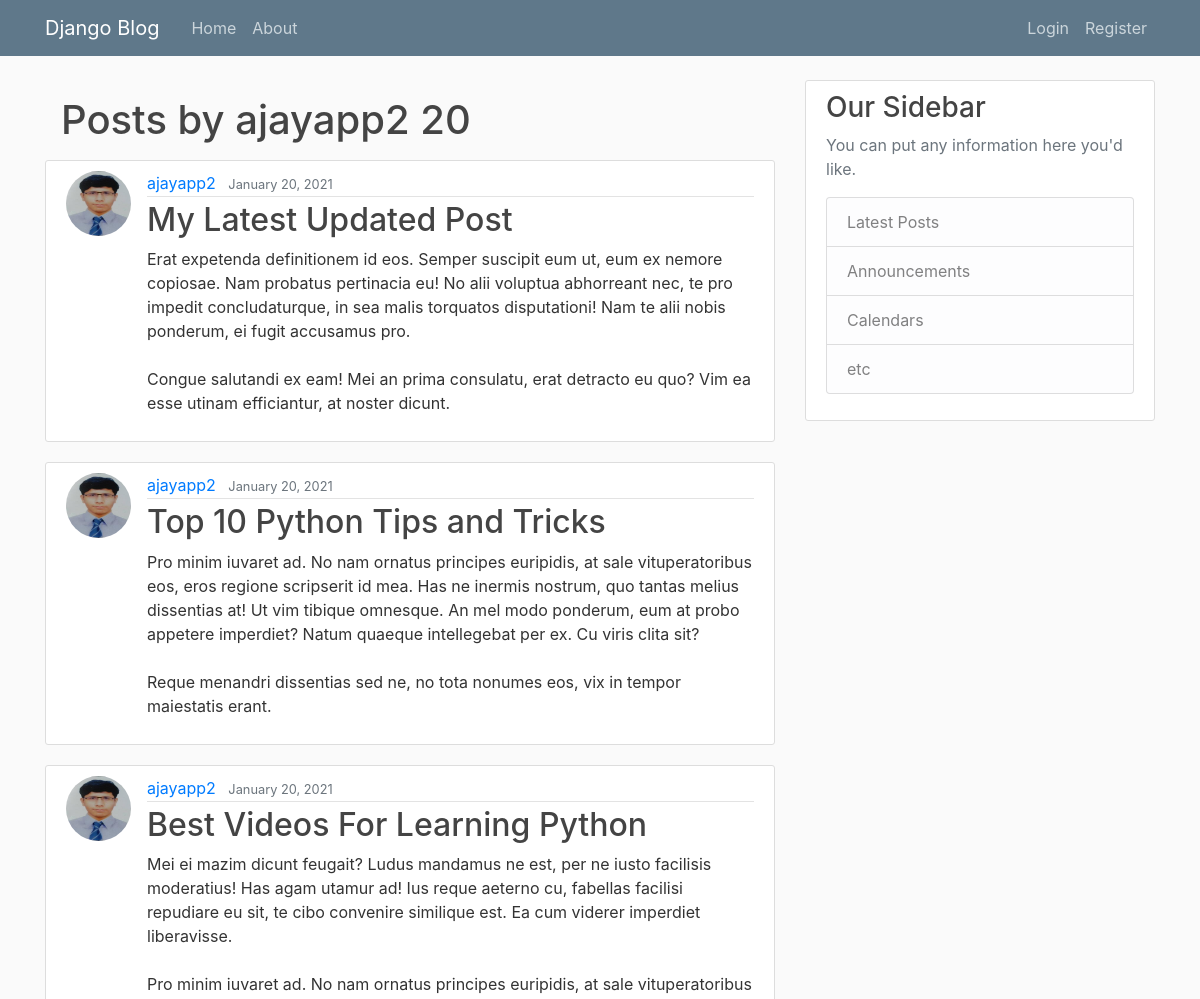
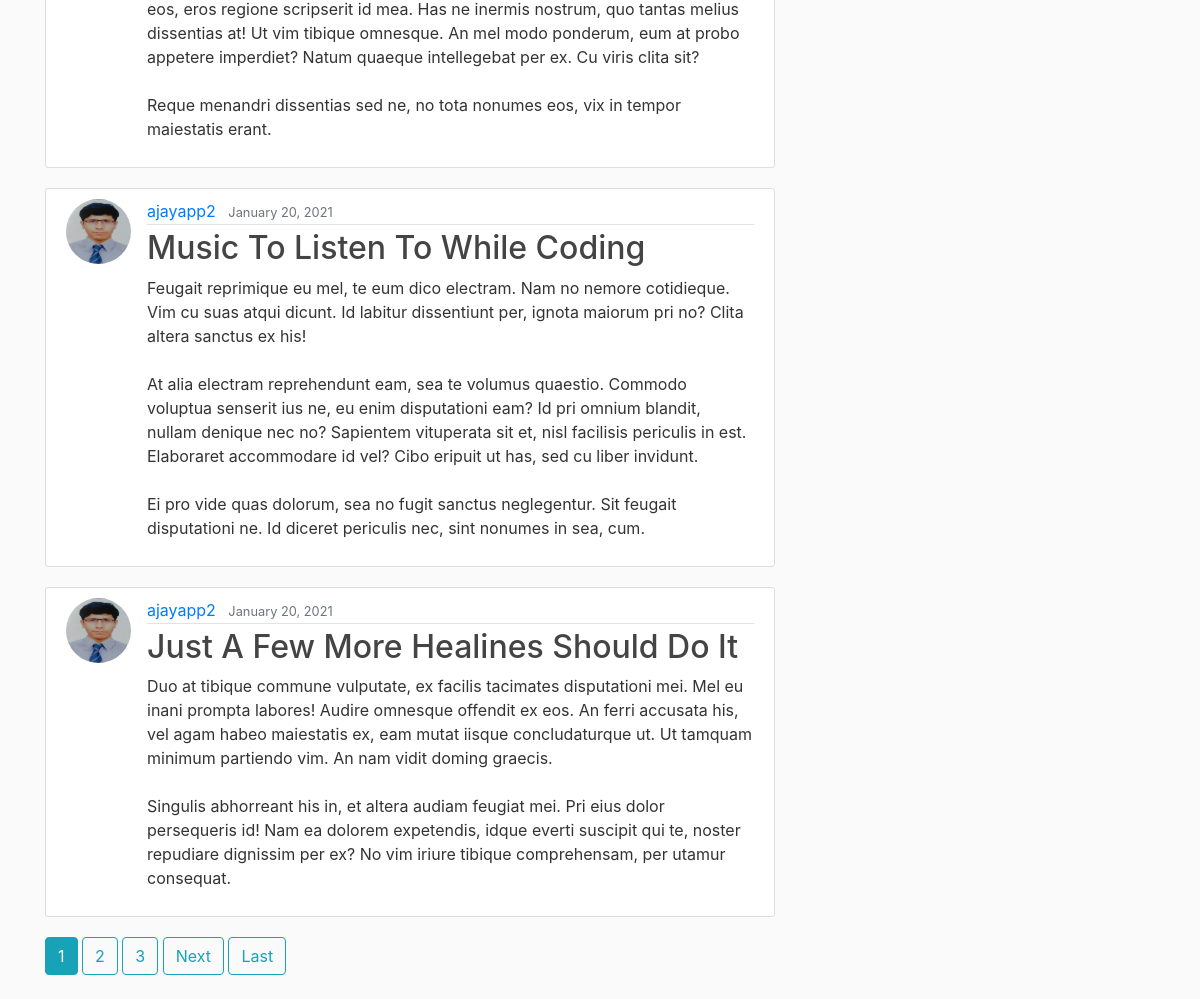
/user/ajayapp2, run on the app's committed database (2 pictures, top to bottom).
### blog/models.py (models this page shows, shortened)
class  Post(models.Model):
	title=models.CharField(max_length=100)
	content=models.TextField()
	date_posted=models.DateTimeField(default=timezone.now)
	author = models.ForeignKey(User, on_delete=models.CASCADE)

### user/models.py (models this page shows, shortened)
class Profile(models.Model):
	user = models.OneToOneField(User, on_delete=models.CASCADE)
	image = models.ImageField(default = 'default.jpg', upload_to ='profile_pics')

### blog/views.py (the view)
# urls.py: path('user/<str:username>', UserPostListView.as_view(), name='user-posts'),
class UserPostListView(ListView):
	model = Post
	template_name = 'blog/user_posts.html'
	context_object_name = 'posts'
	paginate_by = 5
	def get_queryset(self):
		user = get_object_or_404(User, username=self.kwargs.get('username'))
		return Post.objects.filter(author=user).order_by('-date_posted')

### blog/templates/blog/user_posts.html (shortened to what this page needs)
{% extends "blog/base.html"%}
{% block content %}
<h1 class="m-3">Posts by {{ view.kwargs.username }} {{ page_obj.paginator.count }}</h1>
{% for post in posts %}
<article class="media content-section">
  <img class="rounded-circle article-img" src="{{ post.author.profile.image.url }}">
  <div class="media-body">
    <div class="article-metadata">
      <a class="mr-2" href="{% url 'user-posts' post.author.username %}">{{ post.author }}</a>
      <small class="text-muted">{{ post.date_posted|date:"F d, Y" }}</small>
    </div>
    <h2><a class="article-title" href="{% url 'post-detail' post.id %}">{{ post.title }}</a></h2>
    <p class="article-content">{{ post.content }}</p>
  </div>
</article>
{% endfor %}
{% if is_paginated %}
 {% for num in page_obj.paginator.page_range %}
 {% if page_obj.number == num %}
 <a class="btn btn-info mb-4" href="?page={{ num }}">{{ num }}</a>
 {% elif num > page_obj.number|add:'-3' and num < page_obj.number|add:'3' %}
 <a class="btn btn-outline-info mb-4" href="?page={{ num }}">{{ num }}</a>
 {% endif %}
 {% endfor %}
  {% if page_obj.has_next %}
   <a class="btn btn-outline-info mb-4" href="?page={{ page_obj.next_page_number }}">Next</a>
   <a class="btn btn-outline-info mb-4" href="?page={{ page_obj.paginator.num_pages }}">Last</a>
  {% endif %}
{% endif %}
{% endblock content %}

### blog/static/blog/main.css (style rules this page uses)
body { background: #fafafa; color: #333333; margin-top: 5rem; }
h1, h2, h3, h4, h5, h6 { color: #444444; }
.content-section { background: #ffffff; padding: 10px 20px; border: 1px solid #dddddd; border-radius: 3px; margin-bottom: 20px; }
.article-title { color: #444444; }
.article-content { white-space: pre-line; }
.article-img { height: 65px; width: 65px; margin-right: 16px; }
.article-metadata { padding-bottom: 1px; margin-bottom: 4px; border-bottom: 1px solid #e3e3e3 }

### data on the page
Post: author.profile.image (picture), author "ajayapp2", date_posted "January 20, 2021", title "My Latest Updated Post", content "Erat expetenda definitionem id eos. Semper suscipit eum ut, eum ex nemore copiosae. Nam probatus pertinacia eu! No alii voluptua abhorreant nec, te pro impedit concludaturque, in sea malis torquatos disputationi! Nam te alii nobis ponderum, ei fugit accusamus pro. Congue salutandi ex eam! Mei an prima consulatu, erat detracto eu quo? Vim ea esse utinam efficiantur, at noster dicunt."
Post: author.profile.image (picture), author "ajayapp2", date_posted "January 20, 2021", title "Top 10 Python Tips and Tricks", content "Pro minim iuvaret ad. No nam ornatus principes euripidis, at sale vituperatoribus eos, eros regione scripserit id mea. Has ne inermis nostrum, quo tantas melius dissentias at! Ut vim tibique omnesque. An mel modo ponderum, eum at probo appetere imperdiet? Natum quaeque intellegebat per ex. Cu viris clita sit? Reque menandri dissentias sed ne, no tota nonumes eos, vix in tempor maiestatis erant."
Post: author.profile.image (picture), author "ajayapp2", date_posted "January 20, 2021", title "Best Videos For Learning Python", content "Mei ei mazim dicunt feugait? Ludus mandamus ne est, per ne iusto facilisis moderatius! Has agam utamur ad! Ius reque aeterno cu, fabellas facilisi repudiare eu sit, te cibo convenire similique est. Ea cum viderer imperdiet liberavisse. Pro minim iuvaret ad. No nam ornatus principes euripidis, at sale vituperatoribus eos, eros regione scripserit id mea. Has ne inermis nostrum, quo tantas melius dissentias at! Ut vim tibique omnesque. An mel modo ponderum, eum at probo appetere imperdiet? Natum quaeque intellegebat per ex. Cu viris clita sit? Reque menandri dissentias sed ne, no tota nonumes eos, vix in tempor maiestatis erant."
Post: author.profile.image (picture), author "ajayapp2", date_posted "January 20, 2021", title "Music To Listen To While Coding", content "Feugait reprimique eu mel, te eum dico electram. Nam no nemore cotidieque. Vim cu suas atqui dicunt. Id labitur dissentiunt per, ignota maiorum pri no? Clita altera sanctus ex his! At alia electram reprehendunt eam, sea te volumus quaestio. Commodo voluptua senserit ius ne, eu enim disputationi eam? Id pri omnium blandit, nullam denique nec no? Sapientem vituperata sit et, nisl facilisis periculis in est. Elaboraret accommodare id vel? Cibo eripuit ut has, sed cu liber invidunt. Ei pro vide quas dolorum, sea no fugit sanctus neglegentur. Sit feugait disputationi ne. Id diceret periculis nec, sint nonumes in sea, cum."
Post: author.profile.image (picture), author "ajayapp2", date_posted "January 20, 2021", title "Just A Few More Healines Should Do It", content "Duo at tibique commune vulputate, ex facilis tacimates disputationi mei. Mel eu inani prompta labores! Audire omnesque offendit ex eos. An ferri accusata his, vel agam habeo maiestatis ex, eam mutat iisque concludaturque ut. Ut tamquam minimum partiendo vim. An nam vidit doming graecis. Singulis abhorreant his in, et altera audiam feugiat mei. Pri eius dolor persequeris id! Nam ea dolorem expetendis, idque everti suscipit qui te, noster repudiare dignissim per ex? No vim iriure tibique comprehensam, per utamur consequat."

### other printed values
{{ view.kwargs.username }} "ajayapp2"
{{ page_obj.paginator.count }} "20"
{{ num }} "1"
{{ num }} "2" "3"
